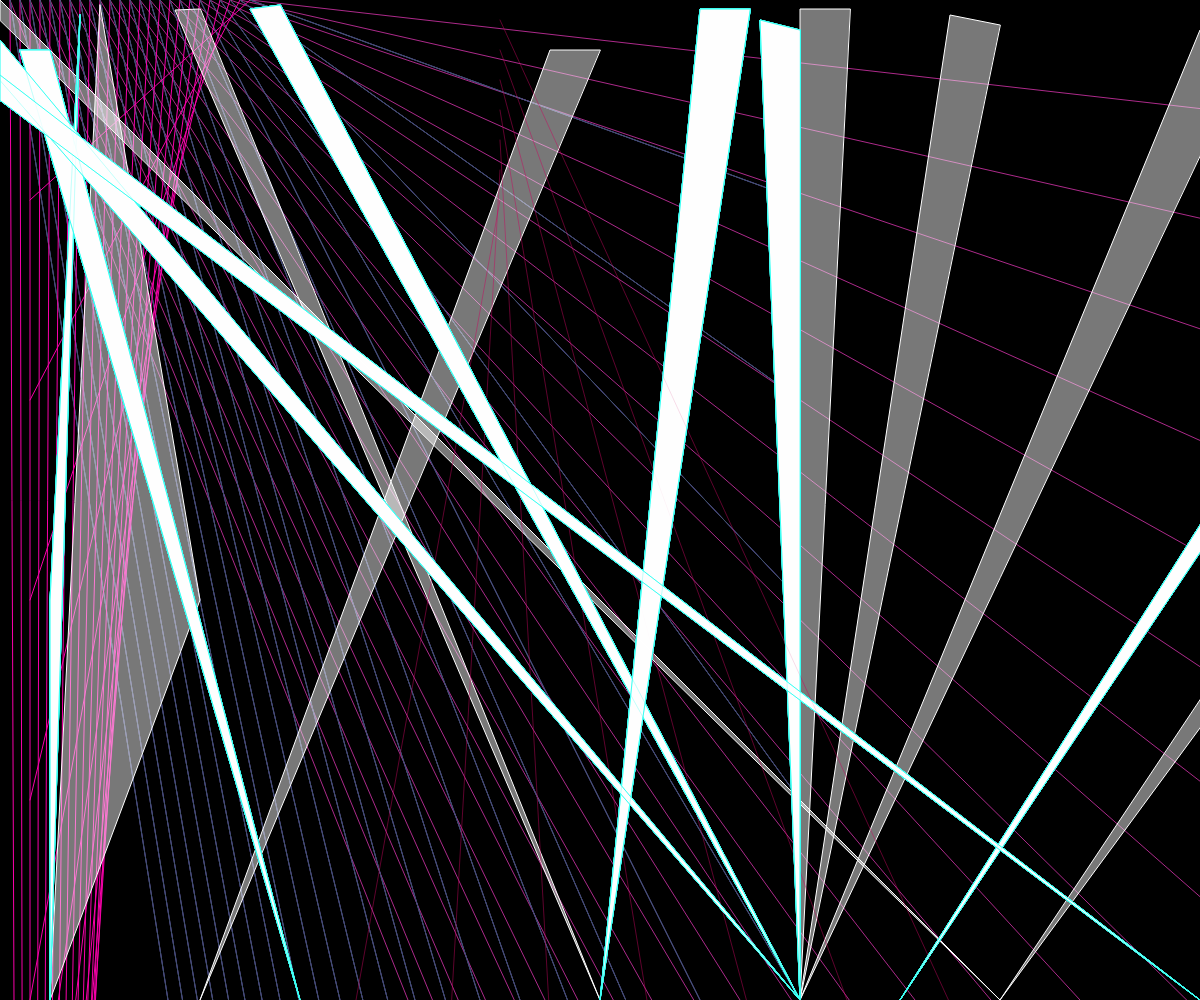
Frame 1 (no input)
Frame 60 (no input): identical to frame 1, image omitted
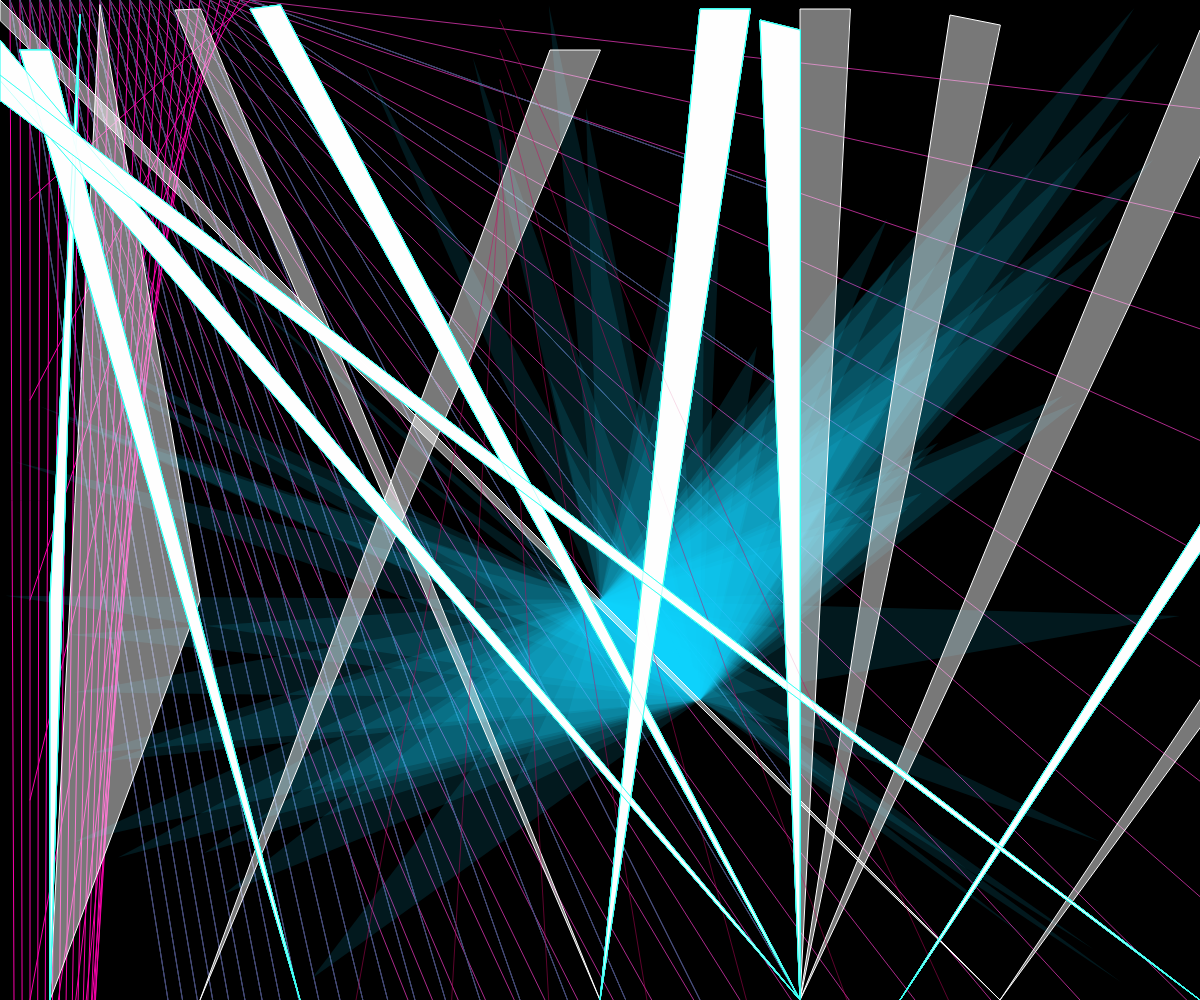
Frame 120 (the mouse pressed at the canvas centre since frame 60)

The p5.js sketch that drew these frames (run headless with seeded random() and noise() and a simulated clock; from frame 60 on, the mouse is pressed at the canvas centre):

// p5.js sketch
// ── sketch.js
//canvases created so I could have an interactive piece continuously and not just once (the drawing)
//starX and starY are a variable I created that tells me that this is random scatter (like a star)
let x = 0;
let y = 0;
let extraCanvas;
let extraCanvas2;
let extraCanvas3;
let extraCanvas4;



function setup() {
//canvas for still lasers
  createCanvas(windowWidth, windowHeight);


//canvas for drawing triangles (lasers)
  extraCanvas = createGraphics(windowWidth, windowHeight);
  extraCanvas.clear();
  background(0);
//canvas for optical lines
  extraCanvas2 = createGraphics(windowWidth, windowHeight);
  extraCanvas2.clear();
//canvas for flipped optical lines
  extraCanvas3 = createGraphics(windowWidth, windowHeight);
  extraCanvas3.clear();
//canvas for line formation
  extraCanvas4 = createGraphics(windowWidth, windowHeight);
  extraCanvas4.clear();






}

function draw() {

  // no triangles appearing, the triangles stay at their opacity. wthout then they go completely white
  background(0);
  x += random(-5, 5);
  y += random(-5, 5);

  // triangles appear when clicking mouse
  if (mouseIsPressed) {
    extraCanvas.fill(21, 211,255,30);
    extraCanvas.noStroke();
    //extraCanvas.triangle(mouseX, mouseY, 600, 600,400,200);
    //rectMode(CENTER);
    let starX = random(width);
   let starY = random(height);
   rectMode(CENTER);
   extraCanvas.triangle(starX, starY, 600, 600, 700,700);
  }



  // triangles appear when clicking mouse
  if (keyIsPressed & keyCode === DOWN_ARROW) {
    extraCanvas.fill(200,7,96,50);
    extraCanvas.noStroke();
    //extraCanvas.triangle(mouseX, mouseY, 600, 600,400,200);
    //rectMode(CENTER);
    let starX = random(width);
   let starY = random(height);
   //rectMode(CENTER);
   extraCanvas.triangle(starX, starY, 700, 600,800,500);
  }




  // triangles appear when clicking mouse
  if (keyIsPressed & keyCode === UP_ARROW) {
    extraCanvas.fill(190,7,200,50);
    extraCanvas.noStroke();
    //extraCanvas.triangle(mouseX, mouseY, 600, 600,400,200);
    //rectMode(CENTER);
    let starX = random(width);
   let starY = random(height);
   //rectMode(CENTER);
   extraCanvas.triangle(starX, starY, 700, 600,800,500);
  }

//just something more advanced to add to the lasers and how they can visually look like they curve
image(extraCanvas4, 0, 0);
  let ypos = 0;
      for(let i = 5000 ; i > 0 ; i = i - 200){
  ypos = ypos + 10;

stroke(172,42,138);
        line(2000,i,ypos,0);
stroke(249,1,170);
        line(30,i,ypos,0);
stroke(123,90,223);
        line(800,i,ypos,0);
stroke(60,80,100);
    line(800,i,ypos,0);







    }

//triangles with opacity of 120 disappear when left arrow on keyboard is pressed as well as the drawn triangles
    if(keyIsPressed & keyCode === LEFT_ARROW){
      trianglecolor = 0

    }
    else{
//more white triangles lasers
  image(extraCanvas, 0, 0);
    fill(255, 255, 255,120);
  stroke(255);
  rectMode(CENTER);
  triangle(50,height,200,600,100,5);
  triangle(200,height,550,50,600,50);
  triangle(600,height,175,10,200,9);
  triangle(800,height,250,9,280,5);
  triangle(800,height,800,9,850,9);
  triangle(800,height,950,15,1000,25);
  triangle(800,height,1200,30,1250,50);
  triangle(1000,height,0,0,0,20);
  triangle(1000,height,1680,75,1600,100);

}
//random laser visuals appear when mouse is held down
  //image(extraCanvas2,600,600);
  let xpos = 200;
      for(let i = 200 ; i > 0 ; i = i - 30){
  xpos = xpos + 120;
  stroke(200,7,96,120);
        line(500,i,xpos,width)



//white triangles lasers standstill used triangle because i wanted a 3 sided figure that i could manipulate to look like lasers
          //image(extraCanvas3, 0, 0);
            fill(255, 255, 255,180);
          stroke(58,255,243);

          triangle(50,height,50,600,80,15);
          triangle(300,height,50,50,20,50);
          triangle(800,height,250,9,280,5);
          triangle(600,height,700,9,750,9);
          triangle(800,height,760,20,800,30);
          triangle(800,height,0,40,0,80);
          triangle(900,height,1500,50,1550,30);
          triangle(1200,height,0,75,0,100);
          triangle(1400,height,1300,100,1350,90);
          triangle(1600,height,1350,100,1400,90);




}



}
